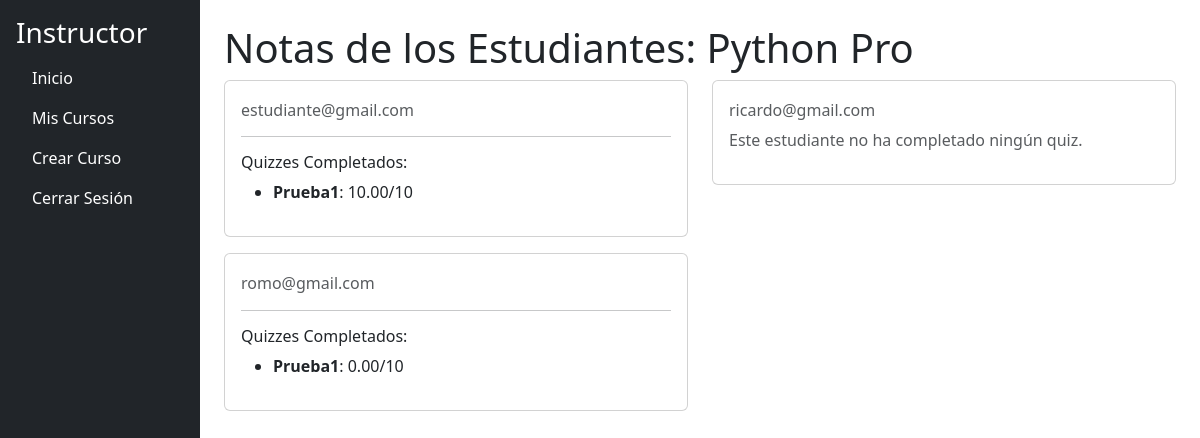
Screenshot of /instructor/course/1/students (signed in) with the database file from the repository.
### models.py (models this page shows, shortened)
class Course(db.Model):
    __tablename__ = 'courses'
    id = db.Column(db.Integer, primary_key=True)
    name = db.Column(db.String(200), nullable=False)
    description = db.Column(db.String(500), nullable=False)
    instructor_id = db.Column(db.Integer, db.ForeignKey('users.id'), nullable=False)
    modules = db.relationship('Module', back_populates='course', lazy=True, cascade='all, delete-orphan')
    enrollments = db.relationship(
        'CourseEnrollment', back_populates='course', lazy=True, cascade='all, delete-orphan'
    )

class User(UserMixin, db.Model):
    __tablename__ = 'users'
    id = db.Column(db.Integer, primary_key=True)
    username = db.Column(db.String(150), unique=True, nullable=False)
    email = db.Column(db.String(150), unique=True, nullable=False)
    password = db.Column(db.String(150), nullable=False)
    role_id = db.Column(db.Integer, db.ForeignKey('roles.id'), nullable=False)
    role = db.relationship('Role')
    courses = db.relationship('Course', backref='instructor', cascade='all, delete-orphan')  # Cursos que enseña
    enrollments = db.relationship('CourseEnrollment', backref='student', cascade='all, delete-orphan')  # Inscripciones
    responses = db.relationship('StudentResponse', backref='student', cascade='all, delete-orphan')  # Respuestas

class ContentItem(db.Model):
    __tablename__ = 'content_items'
    id = db.Column(db.Integer, primary_key=True)
    title = db.Column(db.String(100), nullable=False)
    type = db.Column(db.String(50), nullable=False)  # "text", "video", "file", "quiz"
    content = db.Column(db.Text, nullable=True)
    file_path = db.Column(db.String(255), nullable=True)
    order = db.Column(db.Integer, nullable=False)
    module_id = db.Column(db.Integer, db.ForeignKey('modules.id'), nullable=False)
    questions = db.relationship('QuizQuestion', backref='content_item', cascade='all, delete-orphan', lazy=True)
    module = db.relationship('Module', back_populates='content_items')

class StudentResponse(db.Model):
    __tablename__ = 'student_responses'
    id = db.Column(db.Integer, primary_key=True)
    student_id = db.Column(db.Integer, db.ForeignKey('users.id'), nullable=False)
    content_item_id = db.Column(db.Integer, db.ForeignKey('content_items.id', ondelete="CASCADE"), nullable=False)
    response = db.Column(db.Text, nullable=True)
    score = db.Column(db.Float, nullable=True)
    completed = db.Column(db.Boolean, default=False)
    completion_date = db.Column(db.DateTime, nullable=True)
    content_item = db.relationship('ContentItem', backref='responses')

### app.py (the view)
@app.route('/instructor/course/<int:course_id>/students', methods=['GET'])
@login_required
@role_required('instructor')
def course_students(course_id):
    course = Course.query.get_or_404(course_id)
    if course.instructor_id != current_user.id:
        flash('No tienes acceso a este curso.', 'danger')
        return redirect(url_for('instructor_dashboard'))
    enrollments = CourseEnrollment.query.filter_by(course_id=course_id).all()
    students_data = []
    for enrollment in enrollments:
        student = enrollment.student
        completed_quizzes = StudentResponse.query.filter_by(
            student_id=student.id,
            completed=True
        ).join(ContentItem).filter(
            ContentItem.module.has(course_id=course_id),
            ContentItem.type == 'quiz'
        ).all()
        quizzes = [
            {'title': quiz.content_item.title, 'score': quiz.score}
            for quiz in completed_quizzes
        ]
        students_data.append({
            'student': student,
            'quizzes': quizzes
        })
    return render_template('instructor/course_students.html', course=course, students=students_data)

### app.py (called while the page is built)
@login_manager.user_loader
def load_user(user_id):
    return User.query.get(int(user_id))

def role_required(role):
    def decorator(f):
        @wraps(f)
        def decorated_function(*args, **kwargs):
            if not current_user.is_authenticated or current_user.role.name != role:
                abort(403)
            return f(*args, **kwargs)
        return decorated_function
    return decorator

### app/templates/instructor/course_students.html (shortened to what this page needs)
{% extends "instructor/base_instructor.html" %}
{% block content %}
<h1>Notas de los Estudiantes: {{ course.name }}</h1>
<div class="row">
    {% for student_data in students %}
    <div class="col-md-6">
        <div class="card mb-3">
            <div class="card-body">
                <h6 class="card-subtitle mb-2 text-muted">{{ student_data.student.email }}</h6>
                {% if student_data.quizzes %}
                <hr>
                <h6>Quizzes Completados:</h6>
                <ul>
                    {% for quiz in student_data.quizzes %}
                    <li>
                        <strong>{{ quiz.title }}</strong>: {{ "%.2f"|format(quiz.score) }}/10
                    </li>
                    {% endfor %}
                </ul>
                {% else %}
                <p class="text-muted">Este estudiante no ha completado ningún quiz.</p>
                {% endif %}
            </div>
        </div>
    </div>
    {% endfor %}
</div>
{% endblock %}

### rows the page displays
Course: name "Python Pro"
User: student.email "estudiante@gmail.com"
ContentItem: title "Prueba1" "Prueba1"
StudentResponse: score "10.00"
User: student.email "ricardo@gmail.com"
User: student.email "romo@gmail.com"
StudentResponse: score "0.00"
